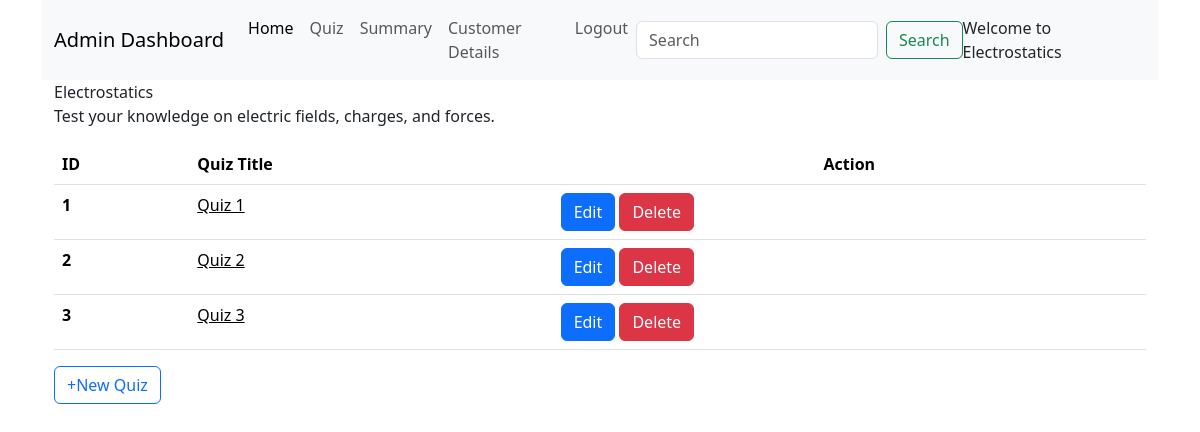
/admin_dashboard/1/1/Electrostatics, run on an earlier commit of the app's database.
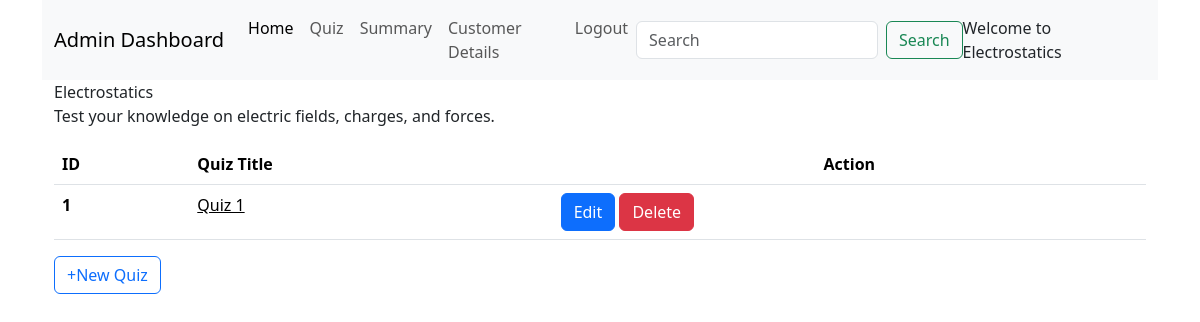
And on a later commit of the database.
### backend/models.py (models this page shows)
class Quiz(db.Model):
  __tablename__="quiz"
  q_id=db.Column(db.Integer, primary_key=True, nullable=False)
  name=db.Column(db.String, nullable=False)
  chapter_id=db.Column(db.Integer, db.ForeignKey("chapter.ch_id"), nullable=False)
  date_of_quiz=db.Column(db.DateTime, nullable=False, default=datetime.now())
  time_duration=db.Column(db.Integer, nullable=True, default=60)
  remarks=db.Column(db.String)
  questions=db.relationship("Question", cascade="all,delete", backref="quiz", lazy=True)
  scores=db.relationship("Scores", cascade="all,delete", backref="quiz", lazy=True)

### backend/controllers.py (the view)
@app.route('/admin_dashboard/<int:subject_id>/<int:chapter_id>/<string:name>')
def quizzes_in_chapters(subject_id, chapter_id, name):
  quizzes_in_chapters = db.session.query(Chapter).filter((Chapter.subject_id == subject_id) & (Chapter.ch_id == chapter_id)).first().quizes
  chapter = db.session.query(Chapter).filter(Chapter.ch_id == chapter_id).first()
  return render_template('quizzes_page.html', quizzes = quizzes_in_chapters, chapter=chapter, name=name)

### templates/quizzes_page.html (shortened to what this page needs)
<!DOCTYPE html>
<html lang="en">
<head>
  <link href="https://cdn.jsdelivr.net/npm/bootstrap@5.3.3/dist/css/bootstrap.min.css" rel="stylesheet">
  <link href="/static/style/admin_dashboard.css" rel="stylesheet">
</head>
<body>
  <div class="container new-container">
    <nav class="navbar navbar-expand-lg bg-body-tertiary">
      <div class="container-fluid">
        <a class="navbar-brand" href="#">Admin Dashboard</a>
        <div class="collapse navbar-collapse" id="navbarSupportedContent">
          <ul class="navbar-nav me-auto mb-2 mb-lg-0">
            <li class="nav-item">
              <a class="nav-link active" aria-current="page" href="#">Home</a>
            </li>
            <li class="nav-item">
              <a class="nav-link" href="#">Quiz</a>
            </li>
            <li class="nav-item">
              <a class="nav-link" href="#">Summary</a>
            </li>
            <li class="nav-item">
              <a class="nav-link" href="#">Customer Details</a>
            </li>
            <li class="nav-item">
              <a class="nav-link" href="#">Logout</a>
            </li>
          </ul>
          <form class="d-flex" role="search" method="POST" action="">
            <input class="form-control me-2" type="search" placeholder="Search" aria-label="Search">
            <button class="btn btn-outline-success" type="submit">Search</button>
          </form>
          <span class="nav=text">
            Welcome to {{name}}
          </span>
        </div>
      </div>
    </nav>
    <div class="container new-container">
      <div class="title">{{chapter.name}}</div>
      <div class="description">{{chapter.description}}</div>
      <table class="table table-striped">
        <table class="table">
          <thead>
            <tr>
              <th scope="col">ID</th>
              <th scope="col">Quiz Title</th>
              <th scope="col" class="text-center">Action</th>
            </tr>
          </thead>
          <tbody>
            {% for quiz in quizzes %}
            <tr>
              <th scope="row">{{quiz.q_id}}</th>
              <td id="clickable"><a onclick="window.location.href='/admin_dashboard/{{quiz.chapter.subject.sub_id}}/{{quiz.chapter.ch_id}}/{{quiz.q_id}}/{{name}}'">{{quiz.name}}</a></td>
              <td><a href="" type="button" class="btn btn-primary">Edit</a>
              <a href="" type="button" class="btn btn-danger">Delete</a></td>
              {% endfor %}
            </tr>
          </tbody>
          <table>
            <a  type="button" class="btn btn-outline-primary" onclick="window.location.href='/admin_dashboard/{{chapter.subject.sub_id}}/{{chapter.ch_id}}/new_quiz/{{name}}'">+New Quiz</a>
          </table>
    </div>
  </div>
</body>
</html>

What changed in the data, as far as the page shows it:
removed Quiz: q_id "2", name "Quiz 2"
removed Quiz: q_id "3", name "Quiz 3"
